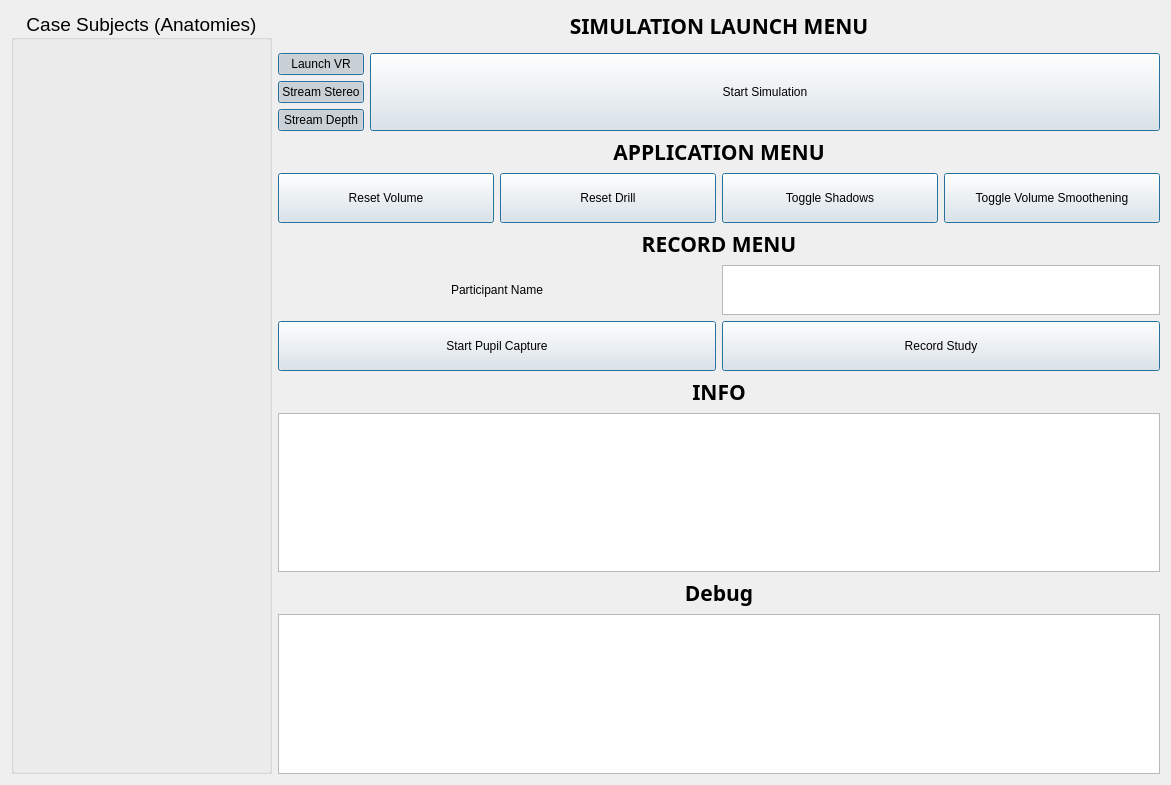
<?xml version="1.0" encoding="UTF-8"?>
<ui version="4.0">
 <class>Form</class>
 <widget class="QWidget" name="Form">
  <property name="geometry">
   <rect>
    <x>0</x>
    <y>0</y>
    <width>1171</width>
    <height>785</height>
   </rect>
  </property>
  <property name="windowTitle">
   <string>Form</string>
  </property>
  <layout class="QGridLayout" name="gridLayout_2">
   <item row="7" column="2">
    <layout class="QGridLayout" name="gridLayout_9">
     <item row="3" column="0">
      <widget class="QPlainTextEdit" name="textEdit_debug">
       <property name="readOnly">
        <bool>true</bool>
       </property>
      </widget>
     </item>
     <item row="1" column="0">
      <widget class="QPlainTextEdit" name="textEdit_info">
       <property name="readOnly">
        <bool>true</bool>
       </property>
      </widget>
     </item>
     <item row="0" column="0">
      <widget class="QLabel" name="label_4">
       <property name="font">
        <font>
         <family>Ubuntu Mono</family>
         <pointsize>16</pointsize>
         <weight>75</weight>
         <bold>true</bold>
        </font>
       </property>
       <property name="text">
        <string>INFO</string>
       </property>
       <property name="alignment">
        <set>Qt::AlignCenter</set>
       </property>
      </widget>
     </item>
     <item row="2" column="0">
      <widget class="QLabel" name="label_5">
       <property name="font">
        <font>
         <family>Ubuntu Mono</family>
         <pointsize>16</pointsize>
         <weight>75</weight>
         <bold>true</bold>
        </font>
       </property>
       <property name="text">
        <string>Debug</string>
       </property>
       <property name="alignment">
        <set>Qt::AlignCenter</set>
       </property>
      </widget>
     </item>
    </layout>
   </item>
   <item row="2" column="2">
    <layout class="QGridLayout" name="gridLayout_5">
     <item row="4" column="1">
      <widget class="QPushButton" name="button_stream_stereo">
       <property name="sizePolicy">
        <sizepolicy hsizetype="Preferred" vsizetype="Preferred">
         <horstretch>0</horstretch>
         <verstretch>0</verstretch>
        </sizepolicy>
       </property>
       <property name="toolTip">
        <string>&lt;html&gt;&lt;head/&gt;&lt;body&gt;&lt;p&gt;Push to enable to publishing stereo video as ROS images&lt;/p&gt;&lt;/body&gt;&lt;/html&gt;</string>
       </property>
       <property name="text">
        <string>Stream Stereo</string>
       </property>
       <property name="checkable">
        <bool>true</bool>
       </property>
       <property name="checked">
        <bool>true</bool>
       </property>
       <property name="default">
        <bool>true</bool>
       </property>
      </widget>
     </item>
     <item row="3" column="1">
      <widget class="QPushButton" name="button_launch_vr">
       <property name="sizePolicy">
        <sizepolicy hsizetype="Preferred" vsizetype="Preferred">
         <horstretch>0</horstretch>
         <verstretch>0</verstretch>
        </sizepolicy>
       </property>
       <property name="toolTip">
        <string>&lt;html&gt;&lt;head/&gt;&lt;body&gt;&lt;p&gt;Enable VR Video on a Stereo Headset&lt;/p&gt;&lt;/body&gt;&lt;/html&gt;</string>
       </property>
       <property name="text">
        <string>Launch VR</string>
       </property>
       <property name="checkable">
        <bool>true</bool>
       </property>
       <property name="checked">
        <bool>true</bool>
       </property>
       <property name="default">
        <bool>true</bool>
       </property>
      </widget>
     </item>
     <item row="5" column="1">
      <widget class="QPushButton" name="button_stream_depth">
       <property name="sizePolicy">
        <sizepolicy hsizetype="Preferred" vsizetype="Preferred">
         <horstretch>0</horstretch>
         <verstretch>0</verstretch>
        </sizepolicy>
       </property>
       <property name="toolTip">
        <string>&lt;html&gt;&lt;head/&gt;&lt;body&gt;&lt;p&gt;Push to enable publishing depth as ROS depth point cloud&lt;/p&gt;&lt;/body&gt;&lt;/html&gt;</string>
       </property>
       <property name="text">
        <string>Stream Depth</string>
       </property>
       <property name="checkable">
        <bool>true</bool>
       </property>
       <property name="checked">
        <bool>true</bool>
       </property>
       <property name="default">
        <bool>true</bool>
       </property>
      </widget>
     </item>
     <item row="3" column="2" rowspan="3">
      <widget class="QPushButton" name="button_start_simulation">
       <property name="sizePolicy">
        <sizepolicy hsizetype="Expanding" vsizetype="Preferred">
         <horstretch>0</horstretch>
         <verstretch>0</verstretch>
        </sizepolicy>
       </property>
       <property name="minimumSize">
        <size>
         <width>0</width>
         <height>0</height>
        </size>
       </property>
       <property name="text">
        <string>Start Simulation</string>
       </property>
       <property name="default">
        <bool>true</bool>
       </property>
      </widget>
     </item>
    </layout>
   </item>
   <item row="5" column="2">
    <widget class="QLabel" name="label">
     <property name="font">
      <font>
       <family>Ubuntu Mono</family>
       <pointsize>16</pointsize>
       <weight>75</weight>
       <bold>true</bold>
      </font>
     </property>
     <property name="text">
      <string>RECORD MENU</string>
     </property>
     <property name="alignment">
      <set>Qt::AlignCenter</set>
     </property>
    </widget>
   </item>
   <item row="3" column="2">
    <widget class="QLabel" name="label_2">
     <property name="font">
      <font>
       <family>Ubuntu Mono</family>
       <pointsize>16</pointsize>
       <weight>75</weight>
       <bold>true</bold>
      </font>
     </property>
     <property name="lineWidth">
      <number>1</number>
     </property>
     <property name="text">
      <string>APPLICATION MENU</string>
     </property>
     <property name="alignment">
      <set>Qt::AlignCenter</set>
     </property>
    </widget>
   </item>
   <item row="0" column="2">
    <widget class="QLabel" name="label_3">
     <property name="font">
      <font>
       <family>Ubuntu Mono</family>
       <pointsize>16</pointsize>
       <weight>75</weight>
       <bold>true</bold>
      </font>
     </property>
     <property name="text">
      <string>SIMULATION LAUNCH MENU</string>
     </property>
     <property name="alignment">
      <set>Qt::AlignCenter</set>
     </property>
    </widget>
   </item>
   <item row="0" column="0" rowspan="8">
    <widget class="QGroupBox" name="groupBox">
     <property name="sizePolicy">
      <sizepolicy hsizetype="Preferred" vsizetype="Preferred">
       <horstretch>0</horstretch>
       <verstretch>0</verstretch>
      </sizepolicy>
     </property>
     <property name="minimumSize">
      <size>
       <width>0</width>
       <height>100</height>
      </size>
     </property>
     <property name="font">
      <font>
       <pointsize>14</pointsize>
      </font>
     </property>
     <property name="title">
      <string>Case Subjects (Anatomies)</string>
     </property>
     <property name="alignment">
      <set>Qt::AlignCenter</set>
     </property>
     <property name="flat">
      <bool>false</bool>
     </property>
     <property name="checkable">
      <bool>false</bool>
     </property>
     <layout class="QVBoxLayout" name="verticalLayout">
      <item>
       <layout class="QGridLayout" name="gridLayout"/>
      </item>
     </layout>
    </widget>
   </item>
   <item row="4" column="2">
    <layout class="QGridLayout" name="gridLayout_3">
     <item row="6" column="2">
      <widget class="QPushButton" name="button_toggle_shadows">
       <property name="minimumSize">
        <size>
         <width>0</width>
         <height>50</height>
        </size>
       </property>
       <property name="text">
        <string>Toggle Shadows</string>
       </property>
       <property name="default">
        <bool>true</bool>
       </property>
      </widget>
     </item>
     <item row="6" column="0">
      <widget class="QPushButton" name="button_reset_volume">
       <property name="minimumSize">
        <size>
         <width>0</width>
         <height>50</height>
        </size>
       </property>
       <property name="text">
        <string>Reset Volume</string>
       </property>
       <property name="default">
        <bool>true</bool>
       </property>
      </widget>
     </item>
     <item row="6" column="1">
      <widget class="QPushButton" name="button_reset_drill">
       <property name="minimumSize">
        <size>
         <width>0</width>
         <height>50</height>
        </size>
       </property>
       <property name="text">
        <string>Reset Drill</string>
       </property>
       <property name="default">
        <bool>true</bool>
       </property>
      </widget>
     </item>
     <item row="6" column="3">
      <widget class="QPushButton" name="button_toggle_vol_smooth">
       <property name="minimumSize">
        <size>
         <width>0</width>
         <height>50</height>
        </size>
       </property>
       <property name="text">
        <string>Toggle Volume Smoothening</string>
       </property>
       <property name="default">
        <bool>true</bool>
       </property>
      </widget>
     </item>
    </layout>
   </item>
   <item row="6" column="2">
    <layout class="QGridLayout" name="gridLayout_4">
     <item row="2" column="0">
      <widget class="QPushButton" name="button_pupil_capture">
       <property name="minimumSize">
        <size>
         <width>0</width>
         <height>50</height>
        </size>
       </property>
       <property name="text">
        <string>Start Pupil Capture</string>
       </property>
       <property name="default">
        <bool>true</bool>
       </property>
      </widget>
     </item>
     <item row="2" column="2">
      <widget class="QPushButton" name="button_record_study">
       <property name="minimumSize">
        <size>
         <width>0</width>
         <height>50</height>
        </size>
       </property>
       <property name="text">
        <string>Record Study</string>
       </property>
       <property name="autoDefault">
        <bool>false</bool>
       </property>
       <property name="default">
        <bool>true</bool>
       </property>
       <property name="flat">
        <bool>false</bool>
       </property>
      </widget>
     </item>
     <item row="1" column="2">
      <widget class="QTextEdit" name="textEdit_participant_name">
       <property name="sizePolicy">
        <sizepolicy hsizetype="Preferred" vsizetype="Preferred">
         <horstretch>0</horstretch>
         <verstretch>0</verstretch>
        </sizepolicy>
       </property>
       <property name="maximumSize">
        <size>
         <width>16777215</width>
         <height>50</height>
        </size>
       </property>
      </widget>
     </item>
     <item row="1" column="0">
      <widget class="QLabel" name="label_participant_name">
       <property name="text">
        <string>Participant Name</string>
       </property>
       <property name="alignment">
        <set>Qt::AlignCenter</set>
       </property>
      </widget>
     </item>
    </layout>
   </item>
  </layout>
 </widget>
 <resources/>
 <connections/>
</ui>
